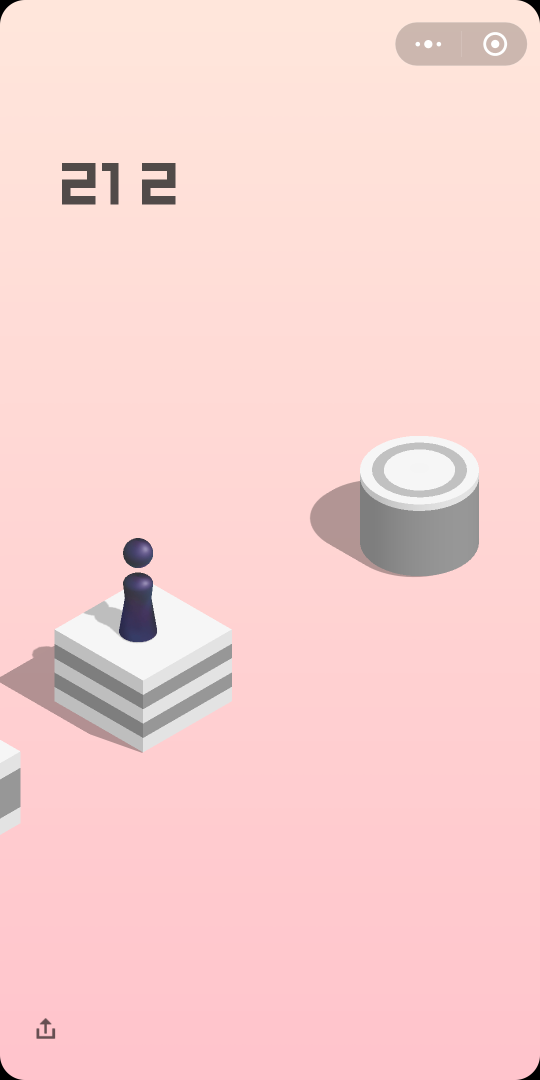
#> input picture e.png, 1080 x 2160 px (shown at 1/2 size)
$ python corner.py
#> lines starting #> are read from the running program, lines starting #| are printed output that depends on the picture; after the words box and inside, x2 and y2 are one past the last pixel; in counts of white or black regions, pixels touching at a corner belong together
import cv2
import numpy as np

filename = 'e.png'
img = cv2.imread(filename)
#> img is the input picture: shape (2160, 1080, 3); mean B, G, R 208.1, 209.3, 248.1
gray = cv2.cvtColor(img,cv2.COLOR_BGR2GRAY)
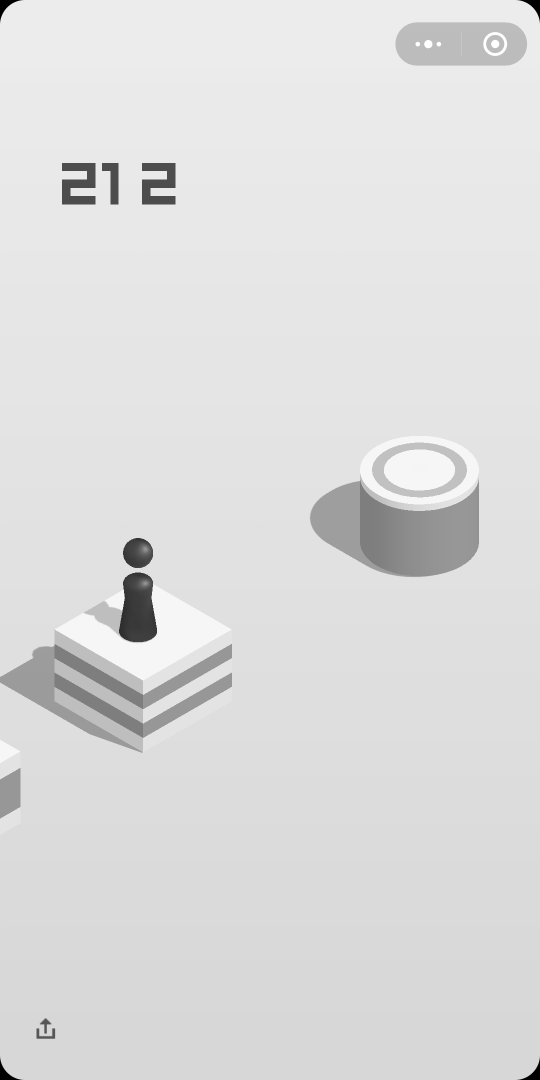
#> gray: shape (2160, 1080) (shown at 1/2 size); min 0, max 255, mean 220.8

gray = np.float32(gray)
dst = cv2.cornerHarris(gray,2,3 ,0.06)

#result is dilated for marking the corners, not important
dst = cv2.dilate(dst,None)

# Threshold for an optimal value, it may vary depending on the image.
img[dst>0.00000001*dst.max()]=[0,0,255]
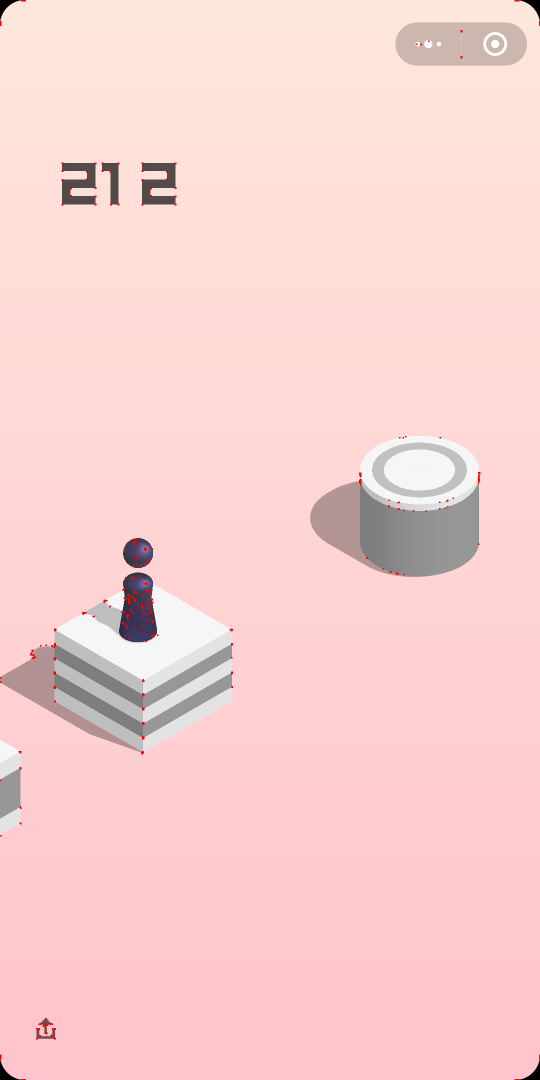
#> img: shape (2160, 1080, 3) (shown at 1/2 size); 0.15% of pixels changed, all inside (x1, y1, x2, y2) = (0, 0, 1080, 2160)

cv2.namedWindow("dst", cv2.WINDOW_NORMAL)
cv2.imshow('dst',img)
cv2.resizeWindow("dst", 600, 800)
if cv2.waitKey(0) & 0xff == 27:
#> (key Esc is pressed here)
    cv2.destroyAllWindows()
